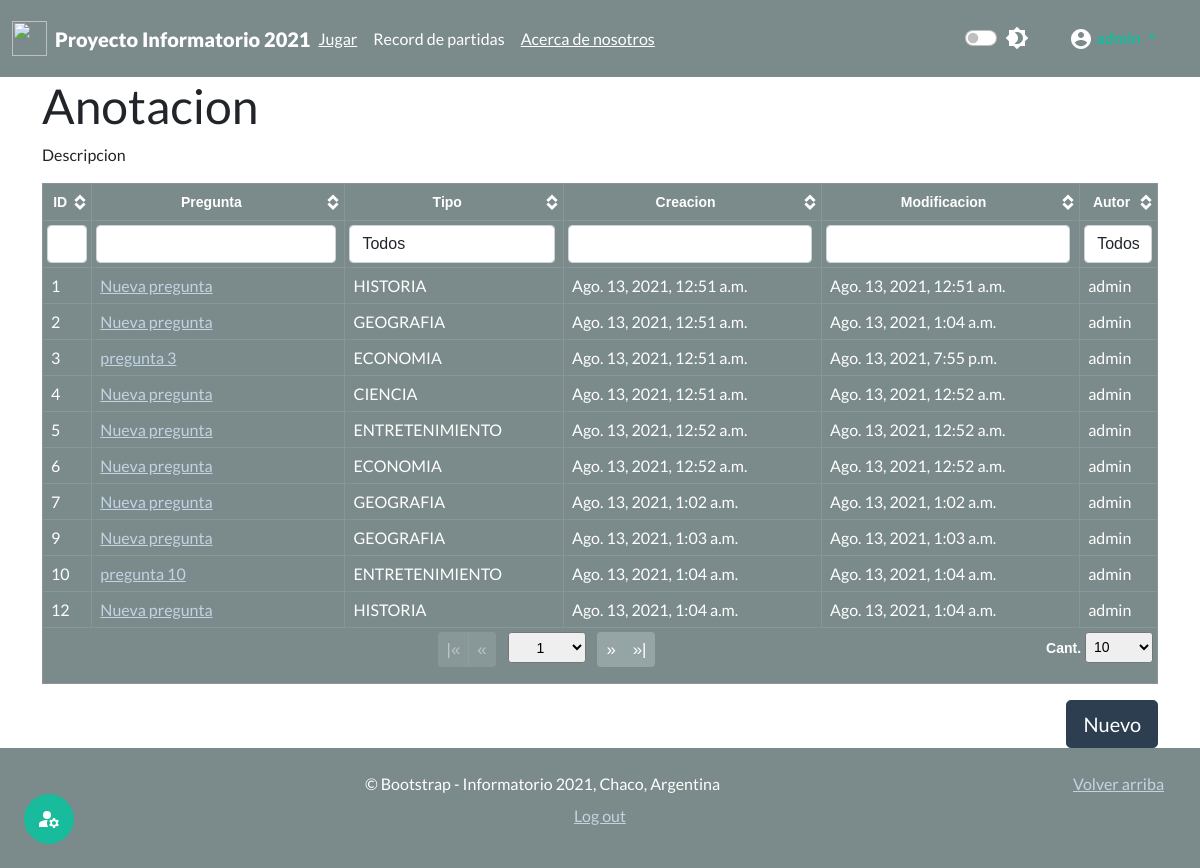
Page /useradmin/prg (signed in) on the earlier database version.
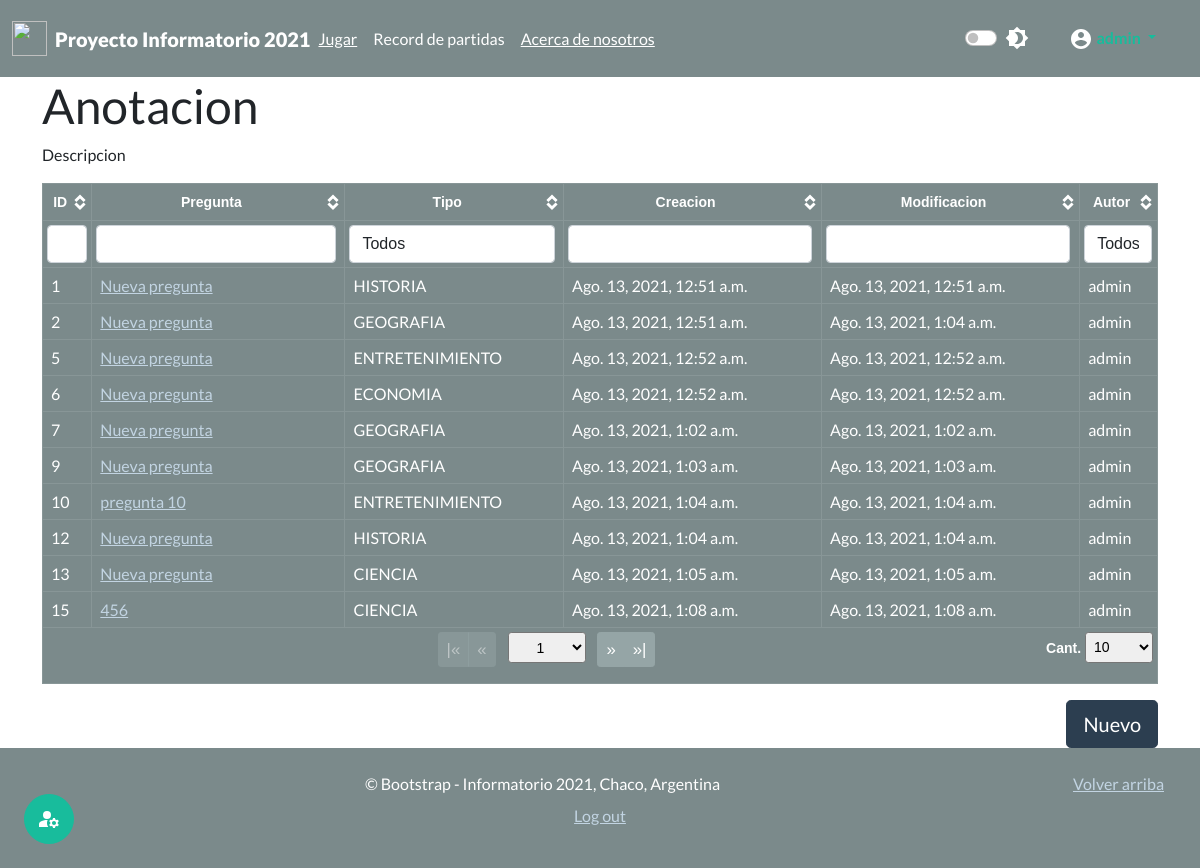
Same page on the later database version.
### juego_chaco/models.py (models this page shows)
class Pregunta(models.Model):
    autor = models.ForeignKey(User, on_delete=models.CASCADE) #modificar mas adelante
    pregunta = models.CharField(max_length=500)
    clasificacion = models.CharField(max_length=30,choices=Clasificacion.choices,default=Clasificacion.GEOGRAFIA,)
    fecha_creacion = models.DateTimeField(auto_now_add=True, editable=False)
    fecha_modificacion = models.DateTimeField(auto_now=True)
    def __str__(self):
        return self.pregunta

### useradministrator/views.py (the view)
# urls.py: path('useradmin/<str:id>',views.mi_useradmin,name="mi_useradmin"),
@login_required(login_url="login")
@permission_required('authusuario.es_usuario_admin',raise_exception=True)
def mi_useradmin(request,id):
    sw={"prg":admin_cuestionarios,"usr":admin_usuarios,"act":admin_actividades}
    func= sw.get(id,"ERROR")
    if func != "ERROR":
        return func(request)
    raise Http404

### useradministrator/views.py (called while the page is built)
def admin_cuestionarios(request):
    lista_preguntas=Pregunta.objects.all()
    context={"cuestionario":lista_preguntas}
    return render(request,'admin/admin_cuestionarios.html',context)

### templates/admin/admin_cuestionarios.html (shortened to what this page needs)
{% extends 'base.html' %}
{% load static %}
{% block load_scr %}
<link href={% static 'css/theme.bootstrap_4.css' %} rel="stylesheet">
<link href={% static 'css/jquery.tablesorter.pager.css' %} rel="stylesheet">
{% endblock  %}
{% block content %}
<div class="container">
  <h1>Anotacion</h2>
  <p>Descripcion</p>
  <table class="table table-dark table-bordered table-hover table-responsive">
    <thead class="thead-dark text-center">
      <tr>
        <th>ID</th>
        <th>Pregunta</th>
        <th class="filter-select filter-exact" data-placeholder="Todos">Tipo</th>
        <th>Creacion</th>
        <th>Modificacion</th>
        <th class="filter-select filter-exact" data-placeholder="Todos">Autor</th>
    </thead>
    <tfoot class="text-center">
      <tr>
        <th colspan="7" class="ts-pager">
          <div class="form-inline">
            <div class="btn-group btn-group-sm mx-1" role="group">
              <button type="button" class="btn btn-secondary first" title="first">|&laquo;</button>
              <button type="button" class="btn btn-secondary prev" title="previous">&laquo;</button>
            </div>
            <select class="form-control-sm custom-select px-4 mx-1 pagenum" title="N° de página"></select>
            <div class="btn-group btn-group-sm mx-1" role="group">
              <button type="button" class="btn btn-secondary next" title="next">&raquo;</button>
              <button type="button" class="btn btn-secondary last" title="last">&raquo;|</button>
            </div>
            <p class="float-end">
              <a>Cant.</a>
              <select class="form-control-sm custom-select px-1 pagesize" title="Seleccione el tamaño de página">
                <option selected="selected" value="10">10</option>
            </p>
          </div>
        </th>
      </tr>
    </tfoot>
    <tbody>
      {% for pregunta in cuestionario %}
        <tr>
        <td>{{pregunta.pk}}</td>
        <td><a href= {% url 'editar' 'ver' pregunta.pk %}>{{pregunta}}</a></td>
        <td>{{pregunta.clasificacion}}</td>
        <td>{{pregunta.fecha_creacion}}</td>
        <td>{{pregunta.fecha_modificacion}}</td>
        <td>{{pregunta.autor}}</td>
        </tr>
      {% endfor %}
    </tbody>
  </table>
  <div class="text-right" style="margin-top: auto;">
    <a href={% url 'editar' 'new' %} class="btn btn-lg btn-primary">Nuevo</a>
  </div>
</div>
{% endblock  %}

### templates/base.html (shortened to what this page needs)
{% load static %}
<html lang="es" class="h-100">
  <head>
    <link href={% static 'css/bootstrap.min.css' %} rel="stylesheet">
    <link rel="stylesheet" href={% static 'css/dark-mode.css' %}>
    <link href={% static 'css/main.css' %} rel="stylesheet">
    <link href={% static 'css/sidebars.css' %} rel="stylesheet">
    {% block load_scr %}
    {% endblock  %}
  </head>
  <body class="d-flex flex-column h-100">
    {% include 'partials/_header.html' %}
    <main class="flex-shrink-0">
      {% block content %}
      {% endblock %}
    </main>
    {% include 'partials/_footer.html' %}
  </body>
</html>

### templates/partials/_favicon.html (shortened to what this page needs)
{% load static %}

### templates/partials/_header.html (shortened to what this page needs)
{% load static %}
<header class="sticky-top">
  <nav class="navbar navbar-expand-md navbar-dark bg-dark">
    <div class="container-fluid">
      <a href={% url 'home'%} class="navbar-brand d-flex align-items-center" style="margin-right: 0px">
        <img class="me-2" src={% static 'img/w_logo.png' %} alt="" width="35" height="35">
        <div class="navbar-collapse collapse">
          <strong><b>Proyecto Informatorio 2021</b></strong>
        </div>
      </a>
      <div class="navbar-collapse collapse" id="navbarHeader">
        <ul class="navbar-nav me-auto mb-2 mb-md-0">
          <li class="nav-link"><a href={% url 'nuevo-juego' %} class="text-white">Jugar</a></li>
          <li class="nav-link"><a href='#' class="text-white"></a>Record de partidas</li>
          <li class="nav-link"><a href={% url 'nosotros' %} class="text-white">Acerca de nosotros</a></li>
        </ul>
        <div class="nav-link p-0 px-2">
        <div class="form-check form-switch">
              <input type="checkbox" class="form-check-input" id="darkSwitch">
            </div>
      </div>
      </div>
      {% if user.is_authenticated %}
      <li class="nav-link dropdown p-0">
        <a href="#" class="nav-link dropdown-toggle active" id="navbarDropdownUserInfo" role="button" data-bs-toggle="dropdown" aria-expanded="false">
          <b>{{user.username}}</b>
        </a>
      </li>
      {% else %}
      <li class="nav-link p-0"><a href={% url 'login'%} class="text-white small">Iniciar sesion</a><a> / </a><a href={% url 'register'%} class="btn btn-success btn-sm"><b>Registrarse</b></a></li>
      {% endif %}
    </div>
  </nav>
</header>

### templates/partials/_adminsidebar.html (shortened to what this page needs)
{% load static %}

### templates/partials/_footer.html (shortened to what this page needs)
{% load static %}
<footer class="footer bg-dark text-muted mt-auto py-4">
  <div class="container-fluid">
    <p class="float-end mb-1 me-1 me-sm-4">
      <a href="#">Volver arriba</a>
    </p>
    <p class="text-center mb-2">&copy; Bootstrap - Informatorio 2021, Chaco, Argentina</p>
    {% if user.is_authenticated %}
      <p class="text-center"><a href={% url 'logout'%} class="float-center mb-1">Log out</a></p>
      {% if perms.authusuario.es_usuario_admin %}
        <button type="button" class="fixed-bottom py-2 ms-1 mb-1 py-sm-6 ms-sm-4 mb-sm-4 btn btn-success btn-circle btn-md" data-bs-toggle="offcanvas" data-bs-target="#menuAdmin_oculto" aria-controls="menuAdmin_oculto">
        </button>
      {% endif %}
    {% endif %}
  </div>
</footer>

### Proyecto_InfoCh2021/static/css/main.css (style rules this page uses)
.text-right { text-align:right!important }
.float-center { float:center!important }
.btn-circle.btn-md { width: 50px; height: 50px; padding: 7px 10px; border-radius: 25px; font-size: 10px; text-align: center; }

### Proyecto_InfoCh2021/static/css/sidebars.css (style rules this page uses)
.dropdown-toggle { outline: 0; }

### templates/admin/admin_cuestionarios.html (style rules this page uses)
.tablesorter-pager .btn-group-sm .btn { font-size: 1.2em; }

Differences in the rows shown:
removed Pregunta: pk "3", pregunta "pregunta 3", clasificacion "ECONOMIA", fecha_creacion "Ago. 13, 2021, 12:51 a.m.", fecha_modificacion "Ago. 13, 2021, 7:55 p.m.", autor "admin"
removed Pregunta: pk "4", pregunta "Nueva pregunta", clasificacion "CIENCIA", fecha_creacion "Ago. 13, 2021, 12:51 a.m.", fecha_modificacion "Ago. 13, 2021, 12:52 a.m.", autor "admin"
now on this page (row unchanged): Pregunta: pk "13", pregunta "Nueva pregunta", clasificacion "CIENCIA", fecha_creacion "Ago. 13, 2021, 1:05 a.m.", fecha_modificacion "Ago. 13, 2021, 1:05 a.m.", autor "admin"
now on this page (row unchanged): Pregunta: pk "15", pregunta "456", clasificacion "CIENCIA", fecha_creacion "Ago. 13, 2021, 1:08 a.m.", fecha_modificacion "Ago. 13, 2021, 1:08 a.m.", autor "admin"
